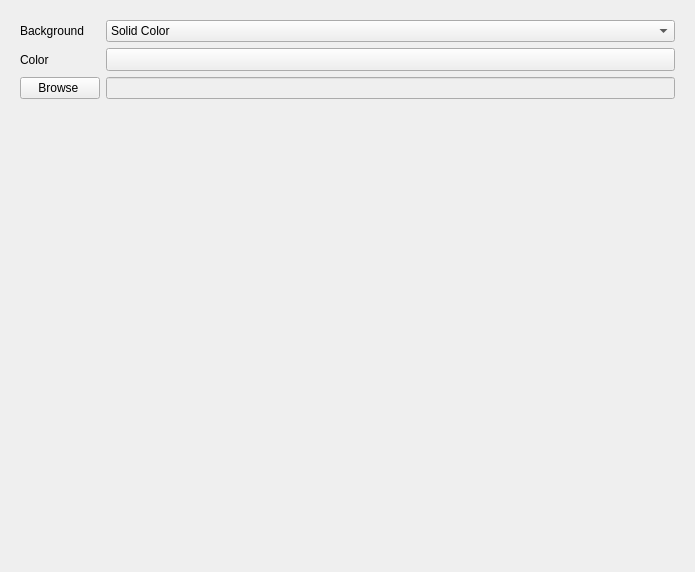
            <widget class="QWidget" name="param_background_box">
             <property name="geometry">
              <rect>
               <x>0</x>
               <y>0</y>
               <width>695</width>
               <height>572</height>
              </rect>
             </property>
             <attribute name="label">
              <string>Background</string>
             </attribute>
             <layout class="QVBoxLayout" name="verticalLayout_2">
              <item>
               <widget class="QWidget" name="Background" native="true">
                <layout class="QFormLayout" name="formLayout_11">
                 <item row="0" column="0">
                  <widget class="QLabel" name="label_scenario_background">
                   <property name="text">
                    <string>Background</string>
                   </property>
                  </widget>
                 </item>
                 <item row="0" column="1">
                  <widget class="QComboBox" name="comboBox_scenario_name">
                   <property name="editable">
                    <bool>false</bool>
                   </property>
                   <property name="currentText">
                    <string>Solid Color</string>
                   </property>
                   <item>
                    <property name="text">
                     <string>Solid Color</string>
                    </property>
                   </item>
                   <item>
                    <property name="text">
                     <string>Real Scenario</string>
                    </property>
                   </item>
                  </widget>
                 </item>
                 <item row="1" column="0">
                  <widget class="QLabel" name="label_color_background">
                   <property name="text">
                    <string>Color</string>
                   </property>
                  </widget>
                 </item>
                 <item row="1" column="1">
                  <widget class="QToolButton" name="btn_color_background">
                   <property name="enabled">
                    <bool>true</bool>
                   </property>
                   <property name="sizePolicy">
                    <sizepolicy hsizetype="Minimum" vsizetype="Fixed">
                     <horstretch>0</horstretch>
                     <verstretch>0</verstretch>
                    </sizepolicy>
                   </property>
                   <property name="text">
                    <string/>
                   </property>
                  </widget>
                 </item>
                 <item row="2" column="1">
                  <widget class="QLineEdit" name="lineEdit_scenario">
                   <property name="enabled">
                    <bool>false</bool>
                   </property>
                   <property name="text">
                    <string/>
                   </property>
                  </widget>
                 </item>
                 <item row="2" column="0">
                  <widget class="QPushButton" name="btn_browse_scenario">
                   <property name="enabled">
                    <bool>true</bool>
                   </property>
                   <property name="text">
                    <string>Browse </string>
                   </property>
                  </widget>
                 </item>
                </layout>
               </widget>
              </item>
             </layout>
            </widget>
